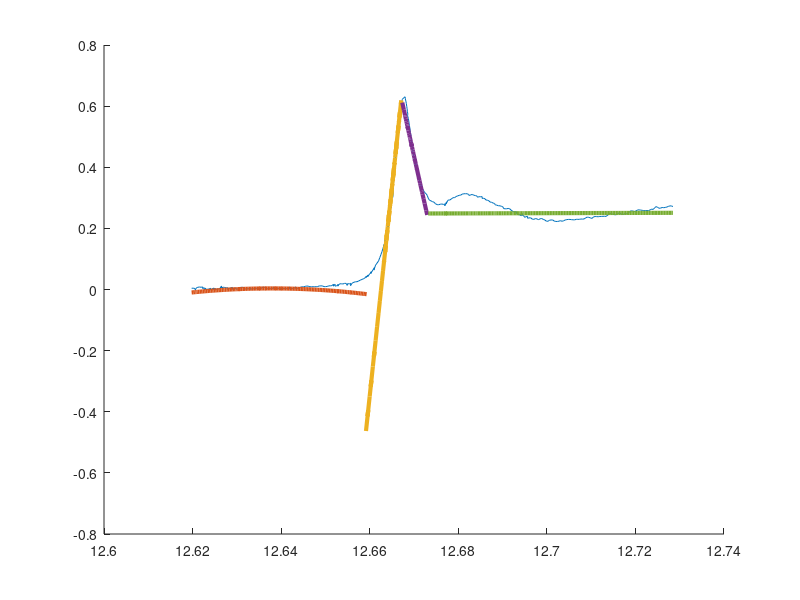

Here is the MATLAB script that generated this plot:
format long
clear; clc; close all

x = csvread('SeO4.csv');

coluna1 = x(:,1);
coluna2 = x(:,2);

% ===============================================================================

col1_01 = x(1:140,1);
col2_01 = x(1:140,2);

c = col1_01(70);
sigma = 0.001;
k = 3;

pesos = exp(-((abs(col1_01-c)/sigma).^2));
tam_coluna1 = length(col1_01);
W = diag(pesos);
X = vander(col1_01);
X = X(:, tam_coluna1 - k : tam_coluna1);

aprox = ((X' * W * X) \ (X' * W * col2_01))

f_1 = X*aprox;

% ===============================================================================

col1_02 = x(141:230,1);
col2_02 = x(141:230,2);

c = col1_02(90);
sigma = 0.001;
k = 2;

pesos = exp(-((abs(col1_02-c)/sigma).^2));
tam_coluna1 = length(col1_02);
W = diag(pesos);
X = vander(col1_02);
X = X(:, tam_coluna1 - k : tam_coluna1);

aprox = ((X' * W * X) \ (X' * W * col2_02));

f_2 = X*aprox;

% ===============================================================================

col1_03 = x(231:280,1);
col2_03 = x(231:280,2);

c = col1_03(35);
sigma = 0.001;
k = 2;

pesos = exp(-((abs(col1_03-c)/sigma).^2));
tam_coluna1 = length(col1_03);
W = diag(pesos);
X = vander(col1_03);
X = X(:, tam_coluna1 - k : tam_coluna1);

aprox = ((X' * W * X) \ (X' * W * col2_03));

f_3 = X*aprox;

% ===============================================================================

col1_04 = x(281:450,1);
col2_04 = x(281:450,2);

c = col1_04(135);
sigma = 0.00001;
k = 2;

pesos = exp(-((abs(col1_04-c)/sigma).^2));
tam_coluna1 = length(col1_04);
W = diag(pesos);
X = vander(col1_04);
X = X(:, tam_coluna1 - k : tam_coluna1);

aprox = ((X' * W * X) \ (X' * W * col2_04));

f_4 = X*aprox;

% ==============================================================================

hold 
plot(coluna1, coluna2, "");
plot(col1_01, f_1, '-', 'LineWidth', 3);
plot(col1_02, f_2, '-', 'LineWidth', 3);
plot(col1_03, f_3, '-', 'LineWidth', 3);
plot(col1_04, f_4, '-', 'LineWidth', 3);
